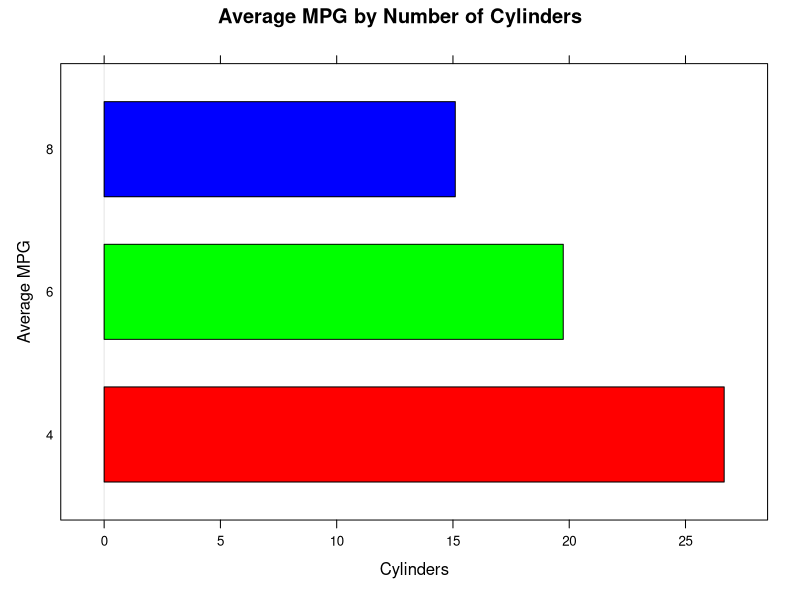
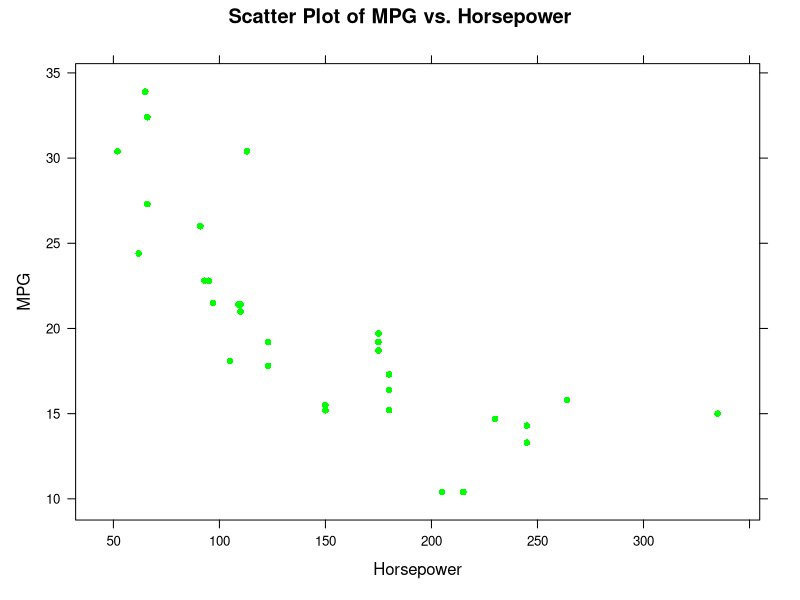
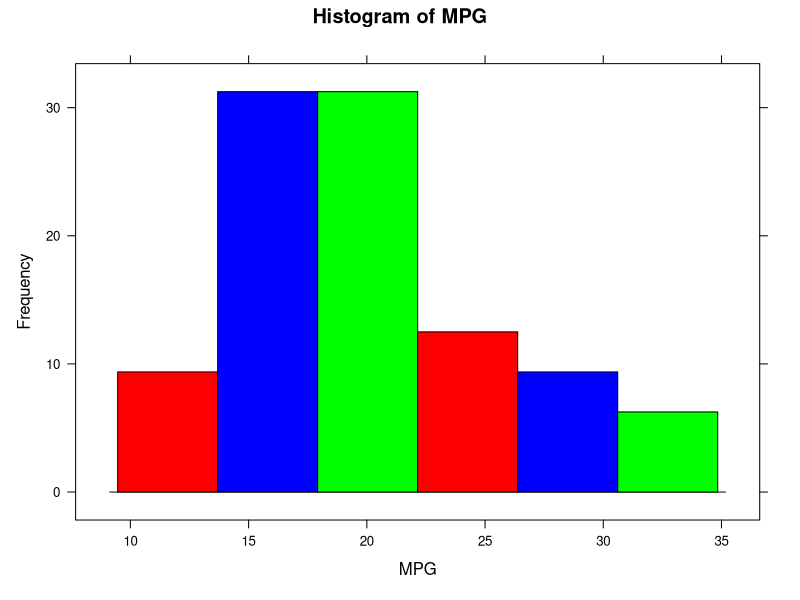
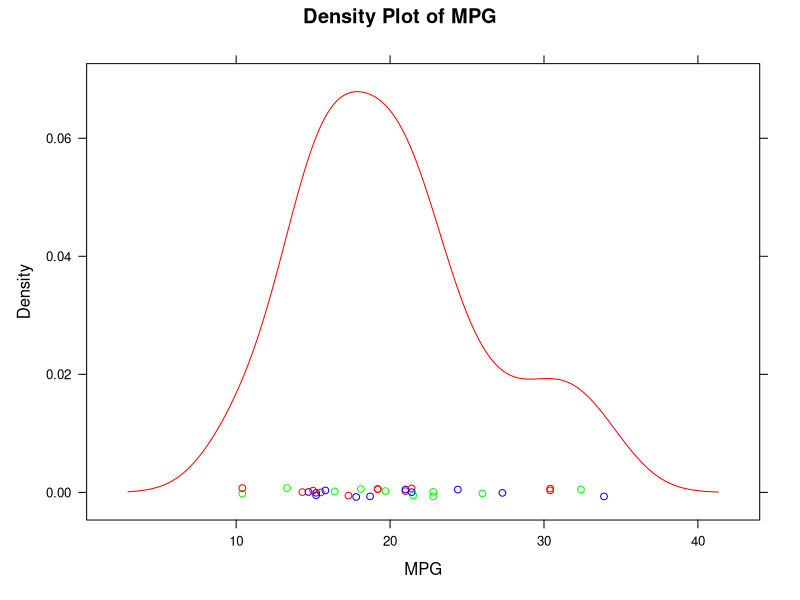

Write the R code that produced these figures, in order.
library(lattice)

avg_mpg_by_cyl = tapply(mtcars$mpg, mtcars$cyl, mean)
bar_plot = barchart(avg_mpg_by_cyl, main = "Average MPG by Number of Cylinders", xlab = "Cylinders", ylab = "Average MPG", col = c("red", "green", "blue"))
print(bar_plot)

# Create a scatter plot of MPG vs Horsepower
scatter_plot = xyplot(mpg ~ hp, data = mtcars, pch = 16,  main = "Scatter Plot of MPG vs. Horsepower", xlab = "Horsepower", ylab = "MPG", col = "green")
print(scatter_plot)

# Create a histogram of MPG values
histogram_plot = histogram (~ mpg, data = mtcars, main = "Histogram of MPG", xlab = "MPG", ylab = "Frequency", col = c("red", "blue", "green"))
print(histogram_plot)

# Create a density plot of MPG values
density_plot <- densityplot(~ mpg, data = mtcars, main = "Density Plot of MPG", xlab = "MPG", ylab = "Density", col = c("red", "blue", "green"))
print(density_plot)

